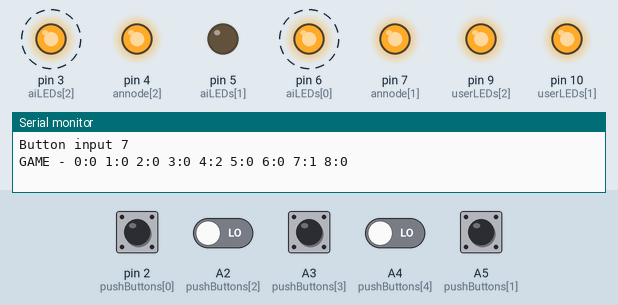
This sketch was run on a simulated Arduino Uno, built with avr-gcc and run on an emulated ATmega328P. On the bench: output pins drawn as LEDs (lit = HIGH), the last lines printed to the serial monitor. Dashed ring = blinking. The test bench sets the inputs (shaded band); at power-on: A2 (pushButtons[2]), A3 (pushButtons[3]), A4 (pushButtons[4]), A5 (pushButtons[1]), pin 2 (pushButtons[0]) LOW.

Above: at 4.8 s.
4.9 s: A3 (pushButtons[3]) pulled HIGH for 0.15 s
At 5.05 s:
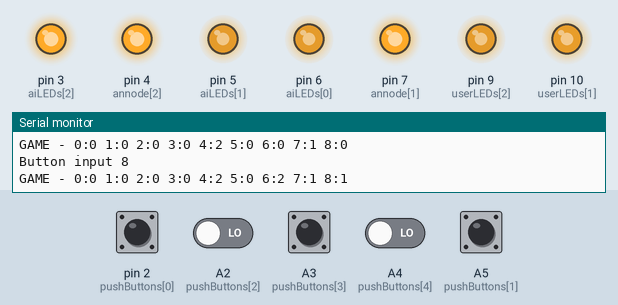
7.9 s: A3 (pushButtons[3]) driven HIGH and A4 (pushButtons[4]) driven HIGH
10.9 s: pin 2 (pushButtons[0]) pulled HIGH for 0.15 s
At 11.08 s:
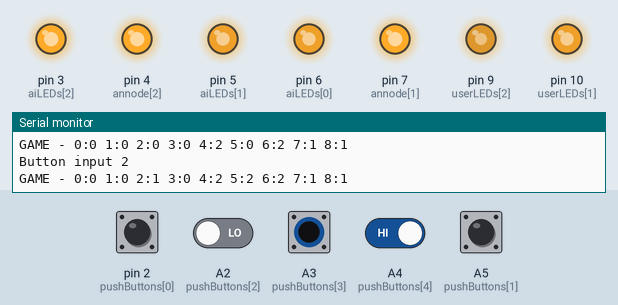
14.0 s: pin 2 (pushButtons[0]) driven HIGH and A2 (pushButtons[2]) driven HIGH
At 16.7 s:
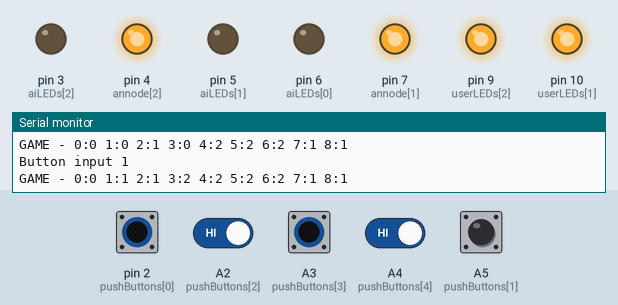
17.0 s: pin 2 (pushButtons[0]) driven LOW
At 19.14 s:
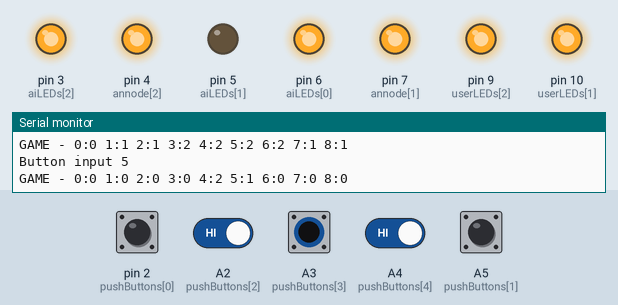
20.0 s: A2 (pushButtons[2]) driven LOW
Timing chart, 0 to 20.9 s (numbered marks = the images above; inputs shaded):
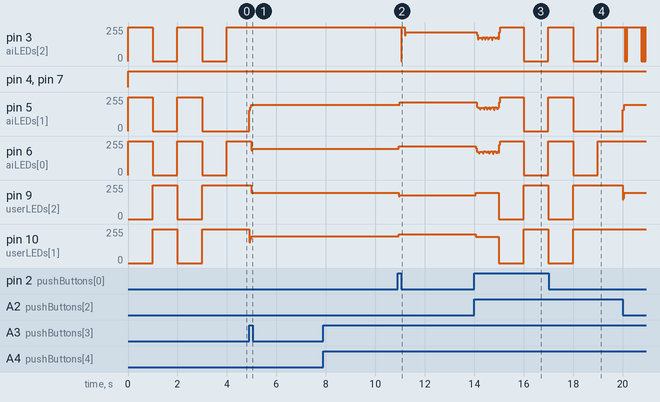

Measured:
- after the input at 4.9 s, pin 5 (aiLEDs[1]): 0/255 → 197/255 at once; pin 6 (aiLEDs[0]), pin 9 (userLEDs[2]): 255/255 → 197/255 after 0.08 s; pin 10 (userLEDs[1]): 255/255 → 202/255 at once
- after the input at 10.9 s, pin 3 (aiLEDs[2]): 255/255 → 217/255 after 0.29 s; pin 5 (aiLEDs[1]): 197/255 → 217/255 after 0.09 s; pin 6 (aiLEDs[0]): 197/255 → 217/255 at once; pin 9 (userLEDs[2]): 197/255 → 178/255 after 0.05 s; pin 10 (userLEDs[1]): 202/255 → 217/255 at once
- after the input at 14.0 s, pin 9 (userLEDs[2]): 178/255 → 197/255 after 0.06 s, → 0/255 0.93 s later; pin 10 (userLEDs[1]): 217/255 → 197/255 after 0.06 s, → 0/255 0.94 s later
- after the input at 17.0 s, pin 5 (aiLEDs[1]): goes on until 18.0 s, then stays 0/255
- by itself, pin 3 (aiLEDs[2]), pin 6 (aiLEDs[0]): alternates 255/255 for 1.0 s and 0/255 for 1.0 s
- by itself, pin 5 (aiLEDs[1]): alternates 255/255 for 1.0 s and 0/255 for 1.0 s, 4 changes in all, then stays 0/255

The sketch:

TicTacToe.ino
```cpp
#define DEBUG_MESSAGE_MAX_LENGTH  80

#define LED_DELAY 3

#define WIN_FLASHES 5
#define FLASHES 2

//Input and Output pins
#define NUM_OF_LED_LINES 9
#define NUM_OF_BUTTON_INPUTS 5
int userLEDs[] = {11, 10, 9};
int aiLEDs[] = {6, 5, 3};
int annode[] = {8, 7, 4};

int pushButtons[] = {2, A5, A2, A3, A4 }; //3 are encoded, last one isn't

char message[DEBUG_MESSAGE_MAX_LENGTH];

int game[9];
int winningCombo[3];
int winner;

int turns;

// the setup routine runs once when you press reset:
void setup() {
    Serial.begin(9600);

    //Setup input and output pins
    for(int i = 0; i < NUM_OF_BUTTON_INPUTS; i++){
        pinMode(pushButtons[i], INPUT);
    }
}

// the loop routine runs over and over again forever:
void loop() {
    /**snprintf(message, DEBUG_MESSAGE_MAX_LENGTH, "A0 %i\n", digitalRead(pushButtons[0]));
        Serial.write(message);

        snprintf(message, DEBUG_MESSAGE_MAX_LENGTH, "A1 %i\n", digitalRead(pushButtons[1]));
        Serial.write(message);

        snprintf(message, DEBUG_MESSAGE_MAX_LENGTH, "A2 %i\n", digitalRead(pushButtons[2]));
        Serial.write(message);

    delay(2000);
   /**/

    boolean userTurn = true;
    boolean win = false;
    turns = 0;
    int input = -1;

    //signify the start of a new game
    flashBoard();

    do{
        input = getButtonInput(); //TODO


        if(userTurn && input != -1 && game[input] == 0){
          snprintf(message, DEBUG_MESSAGE_MAX_LENGTH, "Button input %i\n", input);
          Serial.write(message);
            //do user turn logic
            game[input] = 1;
            userTurn = false;
            refreshLEDs();

            win = testWin();
            turns ++;

            if(!win){
                int ai = aiMove();
                if(ai != -1 && game[ai] == 0){ //for testing
                  game[ai] = 2;
                  userTurn = true;
                }
                else{
                  snprintf(message, DEBUG_MESSAGE_MAX_LENGTH, "UH OH! AI wanted to play at %i but it was taken.\n", ai);
                  Serial.write(message);
                }
                win = testWin();
                turns++;
            }

            snprintf(message, DEBUG_MESSAGE_MAX_LENGTH, "GAME - 0:%i 1:%i 2:%i 3:%i 4:%i 5:%i 6:%i 7:%i 8:%i\n", game[0], game[1], game[2], game[3], game[4], game[5], game[6], game[7], game[8]);
            Serial.write(message);
        }

        refreshLEDs();

        //delay(1000);/////////////////////////////////////////////////////////////////////////////////
    }while(!win && turns < 9);

    if (win){
        displayWin();
    }
    else{
        //cat game. don't do anything. board will re-
        //flashBoard();
    }/**/

}

void flashBoard(){
    for(int count = 0; count < FLASHES; count ++){
          for(int i = 0; i < 3; i ++){
            pinMode(userLEDs[i], OUTPUT);
            pinMode(annode[i], OUTPUT);
            pinMode(aiLEDs[i], OUTPUT);
          }
          for(int i = 0; i < 3; i ++){
            digitalWrite(annode[i], HIGH);
            digitalWrite(userLEDs[i], LOW);
            digitalWrite(aiLEDs[i], HIGH);
          }
          delay(1000);
          for(int i = 0; i < 3; i ++){
            digitalWrite(annode[i], HIGH);
            digitalWrite(userLEDs[i], HIGH);
            digitalWrite(aiLEDs[i], LOW);
          }
          delay(1000);
          for(int i = 0; i < 3; i ++){
            digitalWrite(annode[i], HIGH);
            digitalWrite(userLEDs[i], HIGH);
            digitalWrite(aiLEDs[i], HIGH);
          }
            /*for (int z = 0; z < 3; z++)
            {
                game[z] = user;
            }
            for(int i = 0; i < 20; i++)
              refreshLEDs();*/

    }
    for (int z = 0; z < 9; z++)
    {
        game[z] = 0;
    }

}

void displayWin(){
    //reset board to 0
    for (int z = 0; z < 9; z++)
    {
        game[z] = 0;
    }

    for(int i = 0; i < WIN_FLASHES; i++){
        //turn win on, wait a sec
        for(int j = 0; j < 3; j++){
            game[winningCombo[j]] = winner;
        }
        for(int a = 0; a < 20; a ++)
          refreshLEDs();

        //turn all off, wait a sec
        for(int j = 0; j < 3; j++){
            game[winningCombo[j]] = 0;
        }
        for(int a = 0; a < 20; a ++)
          refreshLEDs();
    }
}

//DON'T WAIT FOR USER INPUT
//NEED TO REFRESH THE LEDs
int getButtonInput(){
    int buttonState[NUM_OF_BUTTON_INPUTS];

    boolean buttonPushed = false;
    //Loop through all input pins
    //Since we are using an encoder, multiple pins may be high

        delay(1);
    for(int i = 0; i < NUM_OF_BUTTON_INPUTS; i++){
        buttonState[i] = digitalRead(pushButtons[i]);

        if(buttonState[i] == LOW){
            buttonPushed = true;
        }
    }

     snprintf(message, DEBUG_MESSAGE_MAX_LENGTH, "0: %i  1: %i 2: %i 3: %i 4: %i\n", buttonState[0], buttonState[1], buttonState[2], buttonState[3], buttonState[4]);
    //Serial.write(message);

    if(!buttonPushed){
        return -1;
    }


    if(buttonState[3] == LOW){
      return 7;
    }

    if(buttonState[4]  == LOW){
      return 8;
    }

    if(buttonState[0]  == LOW){
      //1??
      if(buttonState[1]  == LOW){
        //11?
        if(buttonState[2]  == LOW){
          //111
          return 6;
        }else{
          //110
          return 5;
        }
      }else{
        //10?
        if(buttonState[2] == LOW){
          //101
          return 4;
        }else{
          //100
          return 3;
        }
      }
    } else if(buttonState[1]  == LOW){
      //01?
      if(buttonState[2] == LOW){
        //011
        return 2;
      }
      //010
      return 1;
    }else if(buttonState[2] == LOW){
      return 0;
    }
    //if no buttons pressed, return -1
    return -1;
}

boolean testWin(){
    //test user then AI
    for(int i = 1; i <= 2; i++){
        winner = i;

        //ROWS
        //0,1,2 DONE
        //3,4,5 DONE
        //6,7,8 DONE

        //COLS
        //0,3,6 DONE
        //1,4,7 DONE
        //2,5,8 DONE

        //DIAGS
        //0,4,8 DONE
        //2,4,6 DONE

        if(game[4] == i){
            //0,4,8
            //2,4,6
            //3,4,5
            //1,4,7
            if(game[0] == i && game[8] == i){
                winningCombo[0] = 0;
                winningCombo[1] = 4;
                winningCombo[2] = 8;
                return true;
            }
            else if (game[2] == i && game[6] == i){
                winningCombo[0] = 2;
                winningCombo[1] = 4;
                winningCombo[2] = 6;
                return true;
            }
            else if(game[3] == i && game[5] == i){
                winningCombo[0] = 3;
                winningCombo[1] = 4;
                winningCombo[2] = 5;
                return true;
            }
            else if(game[1] == i && game[7] == i){
                winningCombo[0] = 1;
                winningCombo[1] = 4;
                winningCombo[2] = 7;
                return true;
            }
        }

        if(game[0] == i){
            //0,1,2
            //0,3,6
            if(game[1] == i && game[2] == i){
                winningCombo[0] = 0;
                winningCombo[1] = 1;
                winningCombo[2] = 2;
                return true;
            }
            else if(game[3] == i && game[6] == i){
                winningCombo[0] = 0;
                winningCombo[1] = 3;
                winningCombo[2] = 6;
                return true;
            }
        }

        if(game[8] == i){
            //6,7,8
            //2,5,8
            if(game[6] == i && game[7] == i){
                winningCombo[0] = 6;
                winningCombo[1] = 7;
                winningCombo[2] = 8;
                return true;
            }
            else if(game[2] == i && game[5] == i){
                winningCombo[0] = 2;
                winningCombo[1] = 5;
                winningCombo[2] = 8;
                return true;
            }
        }
    }

    return false;
}

int aiMove(){
  //Start in the middle if possible.
  if(game[4] == 0){
    return 4;
  }

  //User played center first, go for a corner. The side will lose.
  if(turns == 1){
    if(game[0] == 0)
      return 0;
    else if(game[2] == 0)
      return 2;
  }

  //See if AI has two in a row
  //See if user has two in a row
  int i = 2;
  for(i = 2; i > 0; i--){
    //row1
    if(((game[0] + game[1] + game[2]) == 2*i) && (game[0] == i || game[1] == i) ){
      for(int j = 0; j < 3; j++){
        if(game[j] == 0){
          return j;
        }
      }
    }

    //row2
    if(((game[3] + game[4] + game[5]) == 2*i) && (game[3] == i || game[4] == i) ){
      for(int j = 3; j < 6; j++){
        if(game[j] == 0){
          return j;
        }
      }
    }

    //row3
    if(((game[6] + game[7] + game[8]) == 2*i) && (game[6] == i || game[7] == i) ){
      for(int j = 6; j < 9; j++){
        if(game[j] == 0){
          return j;
        }
      }
    }

    //col1
    if(((game[0] + game[3] + game[6]) == 2*i) && (game[0] == i || game[3] == i) ){
      if(game[0] == 0)
        return 0;
      else if(game[3] == 0)
        return 3;
      else if (game[6] == 0)
        return 6;
    }

    //col2
    if(((game[1] + game[4] + game[7]) == 2*i) && (game[1] == i || game[4] == i) ){
      if(game[1] == 0)
        return 1;
      else if(game[4] == 0)
        return 4;
      else if (game[7] == 0)
        return 7;
    }

    //col3
    if(((game[2] + game[5] + game[8]) == 2*i) && (game[2] == i || game[5] == i) ){
      if(game[2] == 0)
        return 2;
      else if(game[5] == 0)
        return 5;
      else if (game[8] == 0)
        return 8;
    }

    //diag /
    if(((game[2] + game[4] + game[6]) == 2*i) && (game[2] == i || game[4] == i) ){
      if(game[2] == 0)
        return 2;
      else if(game[4] == 0)
        return 4;
      else if (game[6] == 0)
        return 6;
    }

    //diag \
    //for some reason, compiler errors if this is on more than one line
    if(((game[0] + game[4] + game[8]) == 2*i) && (game[0] == i || game[4] == i) ){ if(game[0] == 0) return 0; else if(game[4] == 0) return 4; else if (game[8] == 0) return 8; }
  }//end for

  //MORE STRATEGY


  //protect against the "L"
  if(game[0] == 1){
    if(game[5] == 1 && game[2] == 0){
      return 2;
    }
    if(game[7] == 1 && game[6] == 0){
      return 6;
    }
  }else if(game[2] == 1){
    if(game[7] == 1 && game[8] == 0){
      return 8;
    }
    if(game[3] == 1 && game[0] == 0){
      return 0;
    }
  }else if(game[6] == 1){
    if(game[1] == 1 && game[0] == 0){
      return 0;
    }
    if(game[5] == 1 && game[8] == 0){
      return 8;
    }
  }else if(game[8] == 1){
    if(game[4] == 1 && game[6] == 0){
      return 6;
    }
    if(game[1] == 1 && game[2] == 0){
      return 2;
    }
  }

  //protect against symmetry
  if(game[0] == 1 && game[8] == 1){
    //don't go in a corner
    if(game[1] == 0) return 1;
    else if(game[3] == 0) return 3;
    else if(game[5] == 0) return 5;
   else if(game[7] == 0) return 7;
  }
  if(game[2] == 1 && game[6] == 1){
   //don't go in a corner
   if(game[1] == 0) return 1;
   else if(game[3] == 0) return 3;
   else if(game[5] == 0) return 5;
   else if(game[7] == 0) return 7;
  }
  if(game[1] == 1 && game[3] == 1){
   //go between them
   if(game[0] == 0) return 0;
  }
  if(game[1] == 1 && game[5] == 1){
    //go between them
    if(game[2] == 0) return 2;
  }
  if(game[3] == 1 && game[7] == 1){
   //go between them
   if(game[6] == 0) return 6;
  }
  if(game[7] == 1 && game[5] == 1){
    //go between them
    if(game[8] == 0) return 8;
  }

  for(int a = 0; a < 9; a++){
    if(game[a] == 0){
      return a;
    }
  }

  return -1;
}

void lightLED()
{
 // shift the bits to the right, turning on the LEDs whenever
  // there is a 1, turning off whenever there is a 0 in LEDOnOff
  // If the LED is lit, LEDColour determines which LED is lit
  // 1 is red, 0 is green

  for (int j=0;j<3;j++)
  {
    pinMode(userLEDs[j], INPUT);
    digitalWrite(userLEDs[j], HIGH);
    pinMode(aiLEDs[j], INPUT);
    digitalWrite(aiLEDs[j], HIGH);
    pinMode(annode[j], INPUT);
    digitalWrite(annode[j], HIGH);
  }

  for (int i=0;i<9;i++)
  {
      if (game[i] == 1)
      {
         pinMode(userLEDs[i%3], OUTPUT);
         pinMode(annode[i/3], OUTPUT);
         digitalWrite(userLEDs[i%3], LOW);
         digitalWrite(annode[i/3], HIGH);

         delay(LED_DELAY);

         digitalWrite(userLEDs[i%3], HIGH);
         pinMode(userLEDs[i%3], INPUT);
         pinMode(annode[i/3], INPUT);
      } else if (game[i] == 2)
      {
         pinMode(aiLEDs[i%3], OUTPUT);
         pinMode(annode[i/3], OUTPUT);
         digitalWrite(aiLEDs[i%3], LOW);
         digitalWrite(annode[i/3], HIGH);

         delay(LED_DELAY);

         digitalWrite(aiLEDs[i%3], HIGH);
         pinMode(aiLEDs[i%3], INPUT);
         pinMode(annode[i/3], INPUT);
      }

    }


}

void refreshLEDs(){
  lightLED();
  return;
}
```
